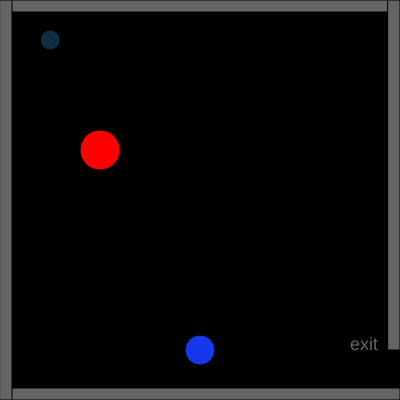
Frame 1 (no input)
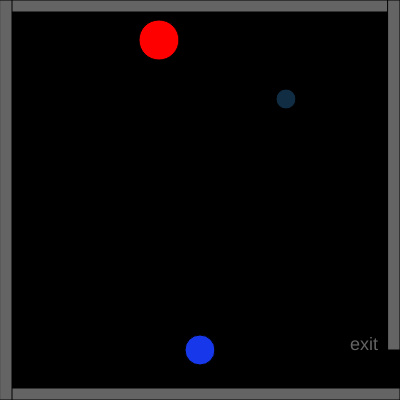
Frame 60 (no input)
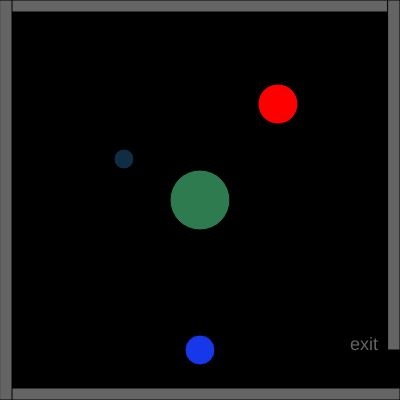
Frame 120 (the mouse pressed at the canvas centre since frame 60)

The p5.js sketch that drew these frames (run headless with seeded random() and noise() and a simulated clock; from frame 60 on, the mouse is pressed at the canvas centre):

// p5.js sketch
// ── sketch.js
//variables
var charX = 50;
var charY = 50;

//keys pressed
var w = 87;
var s = 83;
var d = 68;
var a = 65;

//shapesss
var shapeX = 50;
var shapeY = 40;
var shapeSpeedX;
var shapeSpeedY;

//mouse clicked
var shapeMouseX;
var shapeMouseY;

//extra obstacles
var obs1X = 100;
var obs1Y = 150;
var obs1SpeedX;
var obs1SpeedY;


function setup() {
    createCanvas(400, 400);

    //speeds randomized
    shapeSpeedX = Math.floor(Math.random() * (Math.floor(Math.random() * 5)) + 1);
    shapeSpeedY = Math.floor(Math.random() * (Math.floor(Math.random() * 5)) + 1);

    obs1SpeedX = Math.floor(Math.random() * 5) + 1;
    obs1SpeedY = Math.floor(Math.random() * 5) + 1;

    //create character
    createCharacter(200, 350)
}

function draw() {
    background(0);
    stroke(0);
    fill(100);

    //set borders for screen
    setBorders(12)

    //create end goal
    textSize(18);
    text('exit', width - 50, height - 50);

    //created above 
    drawCharacter();
    movement();

    //enemy
    fill(16, 45, 67);
    circle(shapeX, shapeY, 20);

    // Obstacle 1 (red circle)
    fill(255, 0, 0);
    ellipse(obs1X, obs1Y, 40, 40);
    obs1X += obs1SpeedX;
    obs1Y += obs1SpeedY;
    if (obs1X > width) obs1X = 0;
    if (obs1X < 0) obs1X = width;
    if (obs1Y > height) obs1Y = 0;
    if (obs1Y < 0) obs1Y = height;


    shapeX += shapeSpeedX;
    shapeY += shapeSpeedY;

    //see if it hits the borders
    if (shapeX > width) {
        shapeX = 0;
    }
    if (shapeX < 0) {
        shapeX = width;
    }
    if (shapeY > height) {
        shapeY = 0;
    }
    if (shapeY < 0) {
        shapeY = height;
    }

    //see if character has made it to the end 
    if (charX > width - 12 && charY > height - 50) {
        fill(255);
        textSize(18);
        text('You Have Survived!', width / 2 - 80, height / 2);
    }

    if (shapeMouseX !== undefined && shapeMouseY !== undefined) {
        fill(45, 123, 78);
        circle(shapeMouseX, shapeMouseY, 60);
    }

    //randomize direction every few seconds using mod
    if (frameCount % 60 === 0) {
        obs1SpeedX = Math.floor(Math.random() * 5) + 1;
        obs1SpeedY = Math.floor(Math.random() * 5) + 1;
    }
}

//character stuff
function createCharacter(x, y) {
    charX = x;
    charY = y;
    console.log(charX);
}
function drawCharacter() {
    fill(23, 56, 234);
    circle(charX, charY, 30);
}

//set borders
function setBorders(thickness) {
    //top
    rect(0, 0, width, thickness);
    //bottom
    rect(0, height - thickness, width, thickness);
    //left
    rect(0, 0, thickness, height);
    //right
    rect(width - thickness, 0, thickness, height - 50);
}

//mouse stuffs
function mousePressed() {
    shapeMouseX = mouseX;
    shapeMouseY = mouseY;
}

function movement() {
    if (keyIsDown(w)) { //up
        charY -= 5;
    }
    if (keyIsDown(s)) { //down
        charY += 5;
    }
    if (keyIsDown(d)) { //right
        charX += 5;
    }
    if (keyIsDown(a)) { //left
        charX -= 5;
    }
}

//👻
